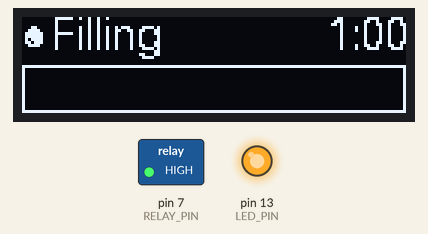
Bench run of a sketch on a simulated Arduino Uno, built with avr-gcc and run on an emulated ATmega328P. Shown: 128×32 one-colour display, switched loads named in the sketch (green lamp = pin HIGH), output pins drawn as LEDs (lit = HIGH).

Above: at 0.29 s.
At 5.4 s:
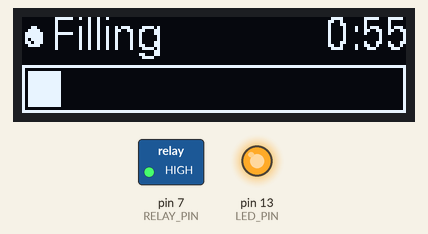
At 9.5 s:
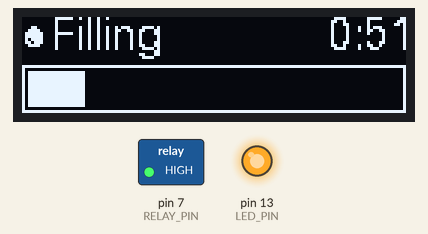
At 19.64 s:
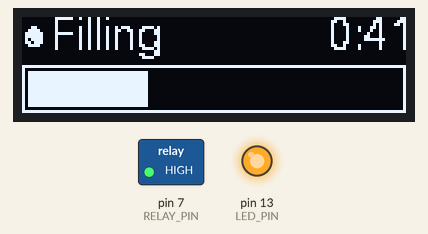
At 29.1 s:
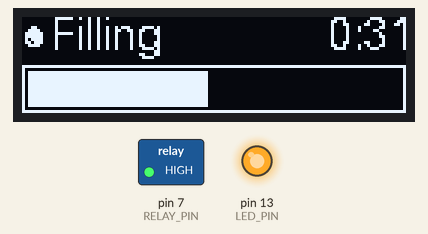
At 39.48 s:
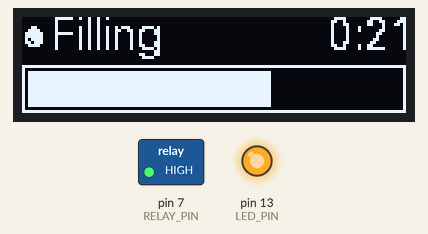

Measured:
- what the display in image 1 shows lasts 0.5 s, from 5.4 s to 5.9 s

The sketch:

hydroponics.ino
```cpp
#include <U8g2lib.h>
#include <stdio.h>
#include "timer.h"
#include "pump.h"

const short ICON_STOPWATCH = 0x010d;
const short ICON_DROPLET = 0x0098;
const short ICON_ERROR = 0x011b;

U8G2_SSD1306_128X32_UNIVISION_F_HW_I2C screen(U8G2_R2);
const unsigned char SCREEN_WIDTH = 128;

Timer* fillTimer = nullptr;
Timer* idleTimer = nullptr;
Pump* pump = nullptr;

void setup() {
  unsigned long fullCycleMs = 3 * 60 * 60 * 1000lu; // 4 hours
  unsigned long fillTimeMs = 60 * 1000lu; // 20 seconds

  fillTimer = new Timer(fillTimeMs);
  idleTimer = new Timer(fullCycleMs - fillTimeMs);
  pump = new Pump();

  screen.begin();
  startPump();
}

void loop() {
  checkPump();
  updateScreen();
}

void checkPump() {
  if (shouldStartPump()) {
    startPump();
    return;
  }

  if (shouldStopPump()) {
    stopPump();
    return;
  }
}

bool shouldStartPump() {
  return idleTimer->isRunning() && idleTimer->isComplete();
}

void startPump() {
  pump->start();
  idleTimer->stop();
  fillTimer->restart();
};

bool shouldStopPump() {
  return fillTimer->isRunning() && fillTimer->isComplete();
}

void stopPump() {
  pump->stop();
  fillTimer->stop();
  idleTimer->restart();
}

void updateScreen() {
  if (fillTimer->isRunning()) {
    drawState(ICON_DROPLET, "Filling", fillTimer);
    return;
  }

  if (idleTimer->isRunning()) {
    drawState(ICON_STOPWATCH, "Idle", idleTimer);
    return;
  }
}

void drawState(short icon, String stateLabel, Timer* timer) {
  screen.clearBuffer();

  drawStatus(icon, stateLabel);
  drawProgress(timer);

  screen.sendBuffer();
}

void drawStatus(short icon, String label) {
  screen.setFont(u8g2_font_open_iconic_all_1x_t);
  screen.drawGlyph(0, 10, icon);

  screen.setFont(u8g2_font_fur11_tf);
  screen.drawStr(10, 11, label.c_str());
}

void drawProgress(Timer* timer) {
  char formattedRemaining[10];
  formatRemaining(formattedRemaining, timer->getSecondsRemaining());
  int offset = SCREEN_WIDTH - screen.getStrWidth(formattedRemaining);
  screen.drawStr(offset, 11, formattedRemaining);

  unsigned short barLength = timer->getPercentComplete() * (SCREEN_WIDTH - 4);
  screen.drawFrame(0, 16, SCREEN_WIDTH, 16);
  screen.drawBox(2, 18, barLength, 12);
}

void formatRemaining(char* s, unsigned int seconds) {
  unsigned int hours = seconds / (60 * 60);
  seconds -= hours * 60 * 60;
  unsigned int minutes = seconds / 60;
  seconds -= minutes * 60;

  if (hours > 0) {
    sprintf(s, "%u:%02u:%02u", hours, minutes, seconds);
  } else {
    sprintf(s, "%u:%02u", minutes, seconds);
  }
}
```

pump.h
```cpp
class Pump {
  const int LED_PIN = LED_BUILTIN;
  const int RELAY_PIN = 7; // D7

  public:

  Pump() {
    pinMode(LED_PIN, OUTPUT);
    pinMode(RELAY_PIN, OUTPUT);
    stop();
  }

  void start() {
    setState(HIGH);
  }

  void stop() {
    setState(LOW);
  }

  private:

  void setState(int v) {
    digitalWrite(LED_PIN, v);
    digitalWrite(RELAY_PIN, v);
  }
};
```

timer.h
```cpp
class Timer {
  unsigned long duration;
  unsigned long previousTime;
  unsigned long elapsed;
  bool stopped;

  public:

  Timer(unsigned long duration) {
    this->duration = duration;
    stop();
  }

  void restart() {
    elapsed = 0;
    previousTime = millis();
    stopped = false;
  }

  void stop() {
    stopped = true;
  }

  bool isRunning() {
    return !stopped;
  }

  double getPercentComplete() {
    if (isComplete()) {
      return 100.0;
    }

    return elapsed * 1.0 / duration;
  }

  unsigned int getSecondsRemaining() {
    if (isComplete()) {
      return 0;
    }

    return (unsigned int) ceil((duration - elapsed) / 1000.0);
  }

  bool isComplete() {
    unsigned long currentTime = millis();
    elapsed += (unsigned long)(currentTime - previousTime);
    previousTime = currentTime;

    return elapsed >= duration;
  }
};
```
